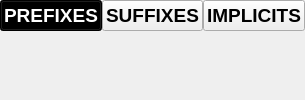
                  <widget class="QFrame" name="modpool_btns_frame">
                   <property name="font">
                    <font>
                     <pointsize>14</pointsize>
                     <bold>true</bold>
                    </font>
                   </property>
                   <property name="cursor">
                    <cursorShape>ArrowCursor</cursorShape>
                   </property>
                   <property name="contextMenuPolicy">
                    <enum>Qt::NoContextMenu</enum>
                   </property>
                   <property name="frameShape">
                    <enum>QFrame::NoFrame</enum>
                   </property>
                   <property name="frameShadow">
                    <enum>QFrame::Plain</enum>
                   </property>
                   <property name="lineWidth">
                    <number>1</number>
                   </property>
                   <property name="midLineWidth">
                    <number>1</number>
                   </property>
                   <layout class="QHBoxLayout" name="modpool_btn_layout">
                    <property name="spacing">
                     <number>0</number>
                    </property>
                    <property name="leftMargin">
                     <number>0</number>
                    </property>
                    <property name="topMargin">
                     <number>0</number>
                    </property>
                    <property name="rightMargin">
                     <number>0</number>
                    </property>
                    <property name="bottomMargin">
                     <number>0</number>
                    </property>
                    <item alignment="Qt::AlignTop">
                     <widget class="QPushButton" name="prefix_btn">
                      <property name="sizePolicy">
                       <sizepolicy hsizetype="MinimumExpanding" vsizetype="Fixed">
                        <horstretch>0</horstretch>
                        <verstretch>0</verstretch>
                       </sizepolicy>
                      </property>
                      <property name="palette">
                       <palette>
                        <active>
                         <colorrole role="WindowText">
                          <brush brushstyle="SolidPattern">
                           <color alpha="255">
                            <red>255</red>
                            <green>255</green>
                            <blue>255</blue>
                           </color>
                          </brush>
                         </colorrole>
                         <colorrole role="Button">
                          <brush brushstyle="LinearGradientPattern">
                           <gradient startx="0.500000000000000" starty="0.000000000000000" endx="0.500000000000000" endy="1.000000000000000" type="LinearGradient" spread="PadSpread" coordinatemode="ObjectBoundingMode">
                            <gradientstop position="0.000000000000000">
                             <color alpha="255">
                              <red>112</red>
                              <green>91</green>
                              <blue>124</blue>
                             </color>
                            </gradientstop>
                            <gradientstop position="1.000000000000000">
                             <color alpha="255">
                              <red>112</red>
                              <green>91</green>
                              <blue>124</blue>
                             </color>
                            </gradientstop>
                           </gradient>
                          </brush>
                         </colorrole>
                         <colorrole role="Text">
                          <brush brushstyle="SolidPattern">
                           <color alpha="255">
                            <red>255</red>
                            <green>255</green>
                            <blue>255</blue>
                           </color>
                          </brush>
                         </colorrole>
                         <colorrole role="ButtonText">
                          <brush brushstyle="SolidPattern">
                           <color alpha="255">
                            <red>255</red>
                            <green>255</green>
                            <blue>255</blue>
                           </color>
                          </brush>
                         </colorrole>
                         <colorrole role="Base">
                          <brush brushstyle="LinearGradientPattern">
                           <gradient startx="0.500000000000000" starty="0.000000000000000" endx="0.500000000000000" endy="1.000000000000000" type="LinearGradient" spread="PadSpread" coordinatemode="ObjectBoundingMode">
                            <gradientstop position="0.000000000000000">
                             <color alpha="255">
                              <red>112</red>
                              <green>91</green>
                              <blue>124</blue>
                             </color>
                            </gradientstop>
                            <gradientstop position="1.000000000000000">
                             <color alpha="255">
                              <red>112</red>
                              <green>91</green>
                              <blue>124</blue>
                             </color>
                            </gradientstop>
                           </gradient>
                          </brush>
                         </colorrole>
                         <colorrole role="Window">
                          <brush brushstyle="LinearGradientPattern">
                           <gradient startx="0.500000000000000" starty="0.000000000000000" endx="0.500000000000000" endy="1.000000000000000" type="LinearGradient" spread="PadSpread" coordinatemode="ObjectBoundingMode">
                            <gradientstop position="0.000000000000000">
                             <color alpha="255">
                              <red>112</red>
                              <green>91</green>
                              <blue>124</blue>
                             </color>
                            </gradientstop>
                            <gradientstop position="1.000000000000000">
                             <color alpha="255">
                              <red>112</red>
                              <green>91</green>
                              <blue>124</blue>
                             </color>
                            </gradientstop>
                           </gradient>
                          </brush>
                         </colorrole>
                         <colorrole role="PlaceholderText">
                          <brush brushstyle="SolidPattern">
                           <color alpha="128">
                            <red>255</red>
                            <green>255</green>
                            <blue>255</blue>
                           </color>
                          </brush>
                         </colorrole>
                        </active>
                        <inactive>
                         <colorrole role="WindowText">
                          <brush brushstyle="SolidPattern">
                           <color alpha="255">
                            <red>255</red>
                            <green>255</green>
                            <blue>255</blue>
                           </color>
                          </brush>
                         </colorrole>
                         <colorrole role="Button">
                          <brush brushstyle="LinearGradientPattern">
                           <gradient startx="0.500000000000000" starty="0.000000000000000" endx="0.500000000000000" endy="1.000000000000000" type="LinearGradient" spread="PadSpread" coordinatemode="ObjectBoundingMode">
                            <gradientstop position="0.000000000000000">
                             <color alpha="255">
                              <red>112</red>
                              <green>91</green>
                              <blue>124</blue>
                             </color>
                            </gradientstop>
                            <gradientstop position="1.000000000000000">
                             <color alpha="255">
                              <red>112</red>
                              <green>91</green>
                              <blue>124</blue>
                             </color>
                            </gradientstop>
                           </gradient>
                          </brush>
                         </colorrole>
                         <colorrole role="Text">
                          <brush brushstyle="SolidPattern">
                           <color alpha="255">
                            <red>255</red>
                            <green>255</green>
                            <blue>255</blue>
                           </color>
                          </brush>
                         </colorrole>
                         <colorrole role="ButtonText">
                          <brush brushstyle="SolidPattern">
                           <color alpha="255">
                            <red>255</red>
                            <green>255</green>
                            <blue>255</blue>
                           </color>
                          </brush>
                         </colorrole>
                         <colorrole role="Base">
                          <brush brushstyle="LinearGradientPattern">
                           <gradient startx="0.500000000000000" starty="0.000000000000000" endx="0.500000000000000" endy="1.000000000000000" type="LinearGradient" spread="PadSpread" coordinatemode="ObjectBoundingMode">
                            <gradientstop position="0.000000000000000">
                             <color alpha="255">
                              <red>112</red>
                              <green>91</green>
                              <blue>124</blue>
                             </color>
                            </gradientstop>
                            <gradientstop position="1.000000000000000">
                             <color alpha="255">
                              <red>112</red>
                              <green>91</green>
                              <blue>124</blue>
                             </color>
                            </gradientstop>
                           </gradient>
                          </brush>
                         </colorrole>
                         <colorrole role="Window">
                          <brush brushstyle="LinearGradientPattern">
                           <gradient startx="0.500000000000000" starty="0.000000000000000" endx="0.500000000000000" endy="1.000000000000000" type="LinearGradient" spread="PadSpread" coordinatemode="ObjectBoundingMode">
                            <gradientstop position="0.000000000000000">
                             <color alpha="255">
                              <red>112</red>
                              <green>91</green>
                              <blue>124</blue>
                             </color>
                            </gradientstop>
                            <gradientstop position="1.000000000000000">
                             <color alpha="255">
                              <red>112</red>
                              <green>91</green>
                              <blue>124</blue>
                             </color>
                            </gradientstop>
                           </gradient>
                          </brush>
                         </colorrole>
                         <colorrole role="PlaceholderText">
                          <brush brushstyle="SolidPattern">
                           <color alpha="128">
                            <red>255</red>
                            <green>255</green>
                            <blue>255</blue>
                           </color>
                          </brush>
                         </colorrole>
                        </inactive>
                        <disabled>
                         <colorrole role="WindowText">
                          <brush brushstyle="SolidPattern">
                           <color alpha="255">
                            <red>255</red>
                            <green>255</green>
                            <blue>255</blue>
                           </color>
                          </brush>
                         </colorrole>
                         <colorrole role="Button">
                          <brush brushstyle="LinearGradientPattern">
                           <gradient startx="0.500000000000000" starty="0.000000000000000" endx="0.500000000000000" endy="1.000000000000000" type="LinearGradient" spread="PadSpread" coordinatemode="ObjectBoundingMode">
                            <gradientstop position="0.000000000000000">
                             <color alpha="255">
                              <red>112</red>
                              <green>91</green>
                              <blue>124</blue>
                             </color>
                            </gradientstop>
                            <gradientstop position="1.000000000000000">
                             <color alpha="255">
                              <red>112</red>
                              <green>91</green>
                              <blue>124</blue>
                             </color>
                            </gradientstop>
                           </gradient>
                          </brush>
                         </colorrole>
                         <colorrole role="Text">
                          <brush brushstyle="SolidPattern">
                           <color alpha="255">
                            <red>255</red>
                            <green>255</green>
                            <blue>255</blue>
                           </color>
                          </brush>
                         </colorrole>
                         <colorrole role="ButtonText">
                          <brush brushstyle="SolidPattern">
                           <color alpha="255">
                            <red>255</red>
                            <green>255</green>
                            <blue>255</blue>
                           </color>
                          </brush>
                         </colorrole>
                         <colorrole role="Base">
                          <brush brushstyle="LinearGradientPattern">
                           <gradient startx="0.500000000000000" starty="0.000000000000000" endx="0.500000000000000" endy="1.000000000000000" type="LinearGradient" spread="PadSpread" coordinatemode="ObjectBoundingMode">
                            <gradientstop position="0.000000000000000">
                             <color alpha="255">
                              <red>112</red>
                              <green>91</green>
                              <blue>124</blue>
                             </color>
                            </gradientstop>
                            <gradientstop position="1.000000000000000">
                             <color alpha="255">
                              <red>112</red>
                              <green>91</green>
                              <blue>124</blue>
                             </color>
                            </gradientstop>
                           </gradient>
                          </brush>
                         </colorrole>
                         <colorrole role="Window">
                          <brush brushstyle="LinearGradientPattern">
                           <gradient startx="0.500000000000000" starty="0.000000000000000" endx="0.500000000000000" endy="1.000000000000000" type="LinearGradient" spread="PadSpread" coordinatemode="ObjectBoundingMode">
                            <gradientstop position="0.000000000000000">
                             <color alpha="255">
                              <red>112</red>
                              <green>91</green>
                              <blue>124</blue>
                             </color>
                            </gradientstop>
                            <gradientstop position="1.000000000000000">
                             <color alpha="255">
                              <red>112</red>
                              <green>91</green>
                              <blue>124</blue>
                             </color>
                            </gradientstop>
                           </gradient>
                          </brush>
                         </colorrole>
                         <colorrole role="PlaceholderText">
                          <brush brushstyle="SolidPattern">
                           <color alpha="128">
                            <red>255</red>
                            <green>255</green>
                            <blue>255</blue>
                           </color>
                          </brush>
                         </colorrole>
                        </disabled>
                       </palette>
                      </property>
                      <property name="font">
                       <font>
                        <family>Segoe Ui</family>
                        <pointsize>14</pointsize>
                        <bold>true</bold>
                       </font>
                      </property>
                      <property name="cursor">
                       <cursorShape>ArrowCursor</cursorShape>
                      </property>
                      <property name="focusPolicy">
                       <enum>Qt::NoFocus</enum>
                      </property>
                      <property name="contextMenuPolicy">
                       <enum>Qt::NoContextMenu</enum>
                      </property>
                      <property name="text">
                       <string>PREFIXES</string>
                      </property>
                      <property name="checkable">
                       <bool>true</bool>
                      </property>
                     </widget>
                    </item>
                    <item alignment="Qt::AlignTop">
                     <widget class="QPushButton" name="suffix_btn">
                      <property name="sizePolicy">
                       <sizepolicy hsizetype="MinimumExpanding" vsizetype="Fixed">
                        <horstretch>0</horstretch>
                        <verstretch>0</verstretch>
                       </sizepolicy>
                      </property>
                      <property name="font">
                       <font>
                        <family>Segoe Ui</family>
                        <pointsize>14</pointsize>
                        <bold>true</bold>
                       </font>
                      </property>
                      <property name="cursor">
                       <cursorShape>ArrowCursor</cursorShape>
                      </property>
                      <property name="focusPolicy">
                       <enum>Qt::NoFocus</enum>
                      </property>
                      <property name="contextMenuPolicy">
                       <enum>Qt::NoContextMenu</enum>
                      </property>
                      <property name="styleSheet">
                       <string notr="true"/>
                      </property>
                      <property name="text">
                       <string>SUFFIXES</string>
                      </property>
                      <property name="checkable">
                       <bool>true</bool>
                      </property>
                     </widget>
                    </item>
                    <item alignment="Qt::AlignTop">
                     <widget class="QPushButton" name="implicit_btn">
                      <property name="sizePolicy">
                       <sizepolicy hsizetype="MinimumExpanding" vsizetype="Fixed">
                        <horstretch>0</horstretch>
                        <verstretch>0</verstretch>
                       </sizepolicy>
                      </property>
                      <property name="font">
                       <font>
                        <family>Segoe Ui</family>
                        <pointsize>14</pointsize>
                        <bold>true</bold>
                       </font>
                      </property>
                      <property name="cursor">
                       <cursorShape>ArrowCursor</cursorShape>
                      </property>
                      <property name="focusPolicy">
                       <enum>Qt::NoFocus</enum>
                      </property>
                      <property name="contextMenuPolicy">
                       <enum>Qt::NoContextMenu</enum>
                      </property>
                      <property name="styleSheet">
                       <string notr="true"/>
                      </property>
                      <property name="text">
                       <string>IMPLICITS</string>
                      </property>
                      <property name="checkable">
                       <bool>true</bool>
                      </property>
                      <property name="flat">
                       <bool>false</bool>
                      </property>
                     </widget>
                    </item>
                   </layout>
                  </widget>
